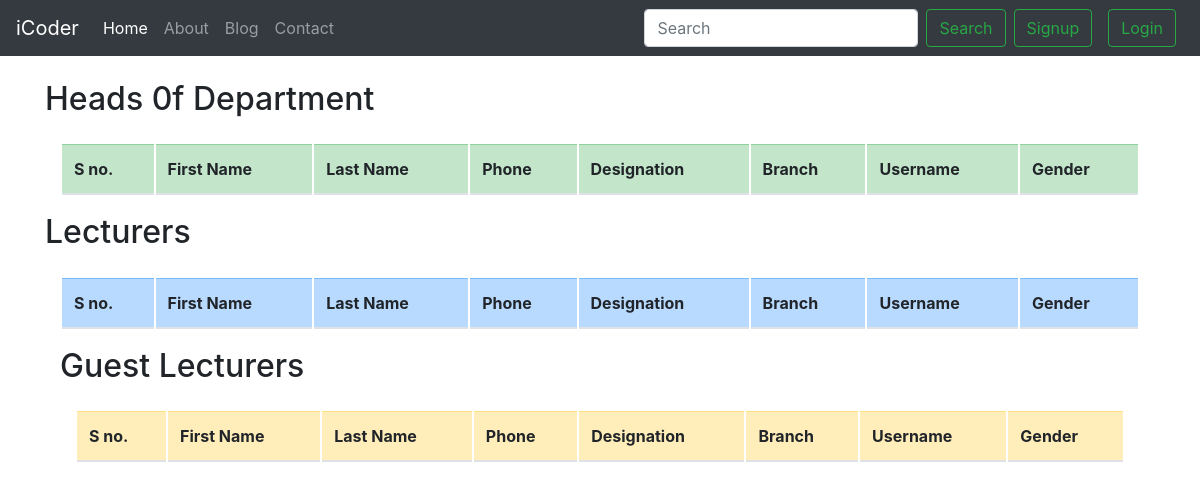
Before: /home/Principal with the older database file.
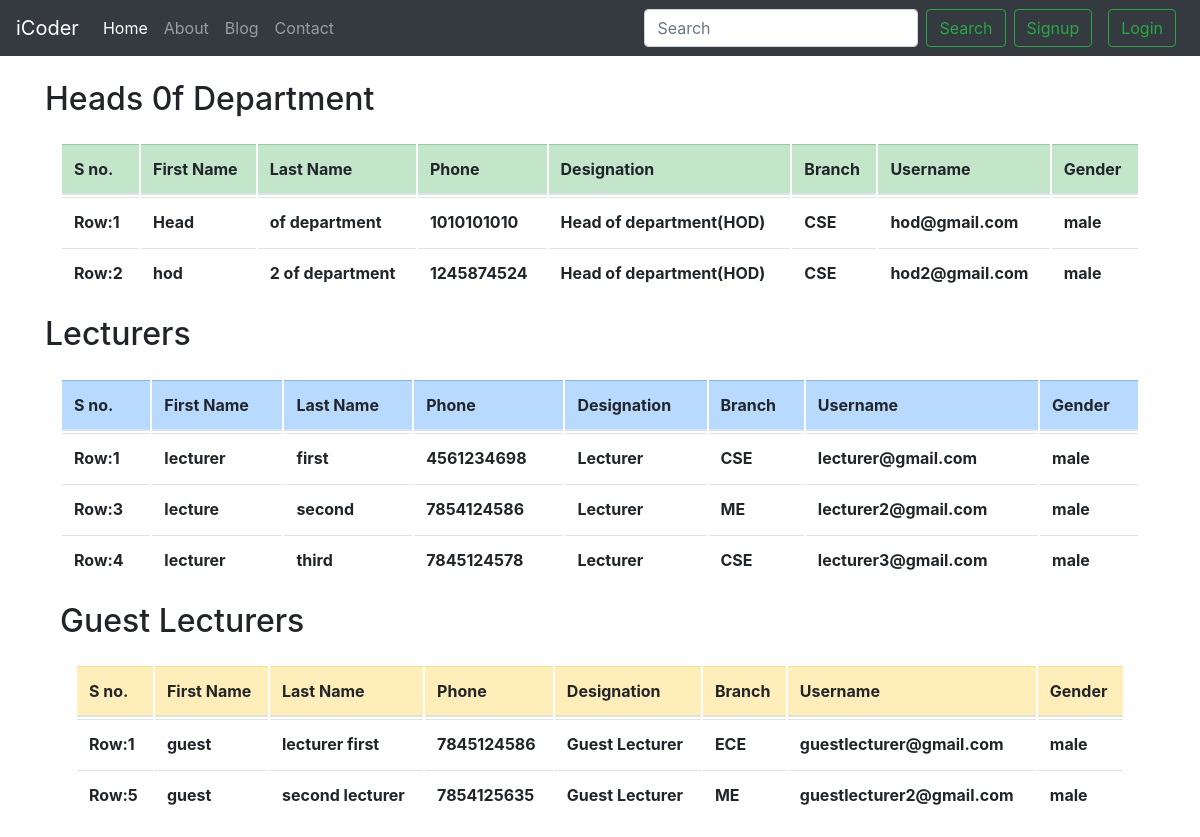
After: the same page with the newer database file.
### home/models.py (models this page shows, shortened)
class Profile(models.Model):
    user = models.OneToOneField(User, on_delete=models.CASCADE)
    firstName = models.CharField(max_length =50)
    lastName =models.CharField(max_length =50)
    username = models.CharField(max_length =50)
    phone = models.CharField(max_length=13)
    designation = models.CharField(max_length=50)
    branch = models.CharField(max_length=50)
    gender = models.CharField( max_length=50)

### home/views.py (the view)
# urls.py: path('home/Principal',views.principal,name='principal')
def principal(request):
    users = Profile.objects.all()
    hod = Profile.objects.filter(designation='Head of department(HOD)')
    lecturer = Profile.objects.filter(designation='Lecturer')
    guestLecturer = Profile.objects.filter(designation='Guest Lecturer')
    params = {'users':users,'hod':hod,'lecturer':lecturer,'guestLecturer':guestLecturer}
    return render(request,'home/principal.html',params)

### templates/home/principal.html (shortened to what this page needs)
{% extends 'base.html' %}
{% block body %}
<div class='container mt-4'>
    <h2>
        Heads 0f Department
    </h2>
    <div class='container mt-4'>
        <table class="table table-hover">
            <thead class="table-success">
                <tr>
                    <th scope="col">S no.</th>
                    <th scope="col">First Name</th>
                    <th scope="col">Last Name</th>
                    <th scope="col">Phone</th>
                    <th scope="col">Designation</th>
                    <th scope="col">Branch</th>
                    <th scope="col">Username</th>
                    <th scope="col">Gender</th>
                </tr>
            </thead>
            <tbody>
                {% for user in hod%}
                <tr class='hod'>
                    <td scope="row"></td>
                    <td>{{user.firstName}}</td>
                    <td>{{user.lastName}}</td>
                    <td>{{user.phone}}</td>
                    <td>{{user.designation}}</td>
                    <td>{{user.branch}}</td>
                    <td>{{user.username}}</td>
                    <td>{{user.gender}}</td>
                </tr>
            </tbody>
            {% endfor%}
        </table>
    </div>
    <h2>
        Lecturers
    </h2>
    <div class='container mt-4'>
        <table class="table table-hover">
            <thead class="table-primary">
                <tr>
                    <th scope="col">S no.</th>
                    <th scope="col">First Name</th>
                    <th scope="col">Last Name</th>
                    <th scope="col">Phone</th>
                    <th scope="col">Designation</th>
                    <th scope="col">Branch</th>
                    <th scope="col">Username</th>
                    <th scope="col">Gender</th>
                </tr>
            </thead>
            <tbody  class='l'>
                {% for user in lecturer%}
                <tr class='lecturer'>
                    <td scope="row"></td>
                    <td>{{user.firstName}}</td>
                    <td>{{user.lastName}}</td>
                    <td>{{user.phone}}</td>
                    <td>{{user.designation}}</td>
                    <td>{{user.branch}}</td>
                    <td>{{user.username}}</td>
                    <td>{{user.gender}}</td>
                </tr>
            </tbody>
            {% endfor%}
        </table>
        <h2>
            Guest Lecturers
        </h2>
        <div class='container mt-4'>
            <table class="table table-hover">
                <thead class="table-warning">
                    <tr>
                        <th scope="col">S no.</th>
                        <th scope="col">First Name</th>
                        <th scope="col">Last Name</th>
                        <th scope="col">Phone</th>
                        <th scope="col">Designation</th>
                        <th scope="col">Branch</th>
                        <th scope="col">Username</th>
                        <th scope="col">Gender</th>
                    </tr>
                </thead>
                <tbody class="gl">
                    {% for user in guestLecturer%}
                    <tr class='guestlecturer'>
                        <td scope="row"></td>
                        <td>{{user.firstName}}</td>
                        <td>{{user.lastName}}</td>
                        <td>{{user.phone}}</td>
                        <td>{{user.designation}}</td>
                        <td>{{user.branch}}</td>
                        <td>{{user.username}}</td>
                        <td>{{user.gender}}</td>
                    </tr>
                </tbody>
                {% endfor%}
            </table>
            {% endblock body %}
            {% block homeactive %} active {% endblock homeactive %}

### templates/base.html (shortened to what this page needs)
<!doctype html>
<html lang="en">
<head>
  <link rel="stylesheet" href="https://stackpath.bootstrapcdn.com/bootstrap/4.5.2/css/bootstrap.min.css"
>
</head>
<body>
  <nav class="navbar navbar-expand-lg navbar-dark bg-dark">
    <a class="navbar-brand" href="/">iCoder</a>
    <div class="collapse navbar-collapse" id="navbarSupportedContent">
      <ul class="navbar-nav mr-auto">
        <li class="nav-item {% block homeactive %} {% endblock homeactive %} ">
          <a class="nav-link" href="/">Home <span class="sr-only">(current)</span></a>
        </li>
        <li class="nav-item {% block aboutactive %} {% endblock aboutactive %}">
          <a class="nav-link" href="/about">About</a>
        </li>
        <li class="nav-item {% block blogactive %} {% endblock blogactive %}">
          <a class="nav-link" href="/blog/">Blog</a>
        </li>
        <li class="nav-item {% block contactactive %} {% endblock contactactive %}">
          <a class="nav-link" href="/contact">Contact</a>
        </li>
      </ul>
      <form method="get" action="/search" class="form-inline my-2 my-lg-0">
        <input class="form-control mr-sm-2" name="query" id="query" type="search" placeholder="Search"
          aria-label="Search">
        <button class="btn btn-outline-success my-2 my-sm-0" type="submit">Search</button>
      </form>
    </div>
    {% if user.is_authenticated %}
    <li class="nav-item dropdown">
      <a style="color:white" class="nav-link dropdown-toggle" href="#" id="navbarDropdown" role="button" data-toggle="dropdown"
        aria-haspopup="true" aria-expanded="false">
        Welcome {{request.user.first_name}}
      </a>
      <div class="dropdown-menu" aria-labelledby="navbarDropdown">
        <a class="dropdown-item" href="/logout/">Logout</a>
      </div>
    </li>
    {% else %}
    <button type="button" class="btn btn-outline-success mx-2 " data-toggle="modal" data-target="#signupmodal">
      Signup
    </button>
    <button type="button" class="btn btn-outline-success mx-2" data-toggle="modal" data-target="#loginmodal">
      Login
    </button>
    {% endif %}
    <div class="modal fade" id="signupmodal" tabindex="-1" aria-labelledby="signupmodal" aria-hidden="true">
      <div class="modal-dialog">
        <div class="modal-content">
          <div class="modal-body">
            <form action="/signup/" method="post" name="signup">{% csrf_token %}
              <div class="form-group">
                <label for="branch">
                  <small>If you are Principal please select none</small><br>
                  <strong
                </label>
              </div>
            </form>
          </div>
        </div>
      </div>
    </div>
  </nav>
  {% block body %}
  {% endblock body %}
</body>
</html>

Changed rows visible on the page:
added Profile: firstName "Head", lastName "of department", phone "1010101010", designation "Head of department(HOD)", branch "CSE", username "hod@gmail.com", gender "male", shown under "Heads 0f Department"
added Profile: firstName "hod", lastName "2 of department", phone "1245874524", designation "Head of department(HOD)", branch "CSE", username "hod2@gmail.com", gender "male", shown under "Heads 0f Department"
added Profile: firstName "lecturer", lastName "first", phone "4561234698", designation "Lecturer", branch "CSE", username "lecturer@gmail.com", gender "male", shown under "Lecturers"
added Profile: firstName "lecture", lastName "second", phone "7854124586", designation "Lecturer", branch "ME", username "lecturer2@gmail.com", gender "male", shown under "Lecturers"
added Profile: firstName "lecturer", lastName "third", phone "7845124578", designation "Lecturer", branch "CSE", username "lecturer3@gmail.com", gender "male", shown under "Lecturers"
added Profile: firstName "guest", lastName "lecturer first", phone "7845124586", designation "Guest Lecturer", branch "ECE", username "guestlecturer@gmail.com", gender "male", shown under "Guest Lecturers"
added Profile: firstName "guest", lastName "second lecturer", phone "7854125635", designation "Guest Lecturer", branch "ME", username "guestlecturer2@gmail.com", gender "male", shown under "Guest Lecturers"
